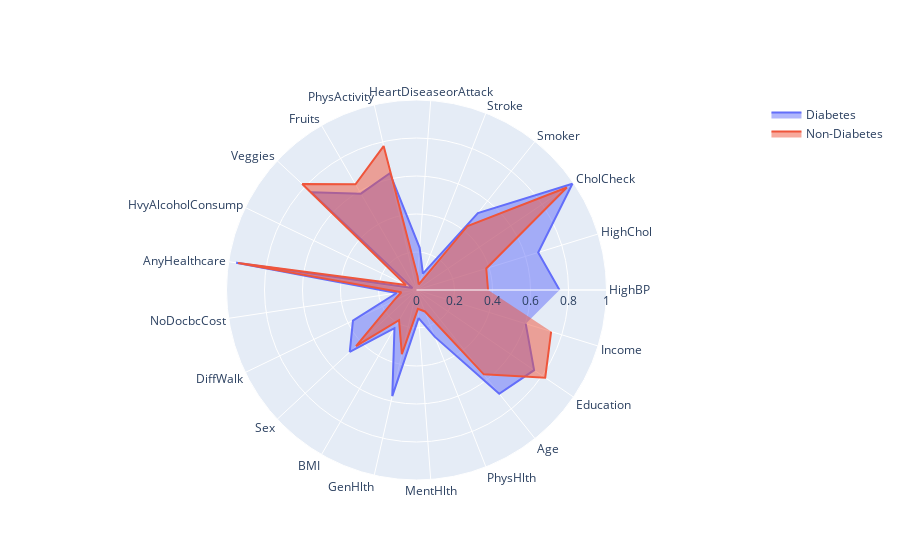

Here is the notebook cell this chart was saved with:
### Code cell
from sklearn.preprocessing import MinMaxScaler

scaler = MinMaxScaler()
df_filtered = data[binary_cols + stats_cols]
df_normalized = pd.DataFrame(scaler.fit_transform(df_filtered[stats_cols]), columns=stats_cols)
df_combined = pd.concat([data[binary_cols], df_normalized], axis=1)

mean_diabetes = df_combined[df_combined['Diabetes_binary'] == 1].mean()[1:]
mean_nondiabetes = df_combined[df_combined['Diabetes_binary'] == 0].mean()[1:]

trace1 = go.Scatterpolar(
    r=mean_diabetes,
    theta=mean_diabetes.index,
    fill='toself',
    name='Diabetes'
)

trace2 = go.Scatterpolar(
    r=mean_nondiabetes,
    theta=mean_nondiabetes.index,
    fill='toself',
    name='Non-Diabetes'
)

layout = go.Layout(
    polar=dict(
        radialaxis=dict(
            visible=True,
            range=[0, 1]
        )
    ),
    showlegend=True
)

fig = go.Figure(data=[trace1, trace2], layout=layout)
fig.show()

### Figure 1 — Plotly figure (JSON) as saved in the notebook; plotly's stock layout.template omitted (floating-point values rounded to 4 significant figures)
{"data": [{"fill": "toself", "name": "Diabetes", "r": [0.7527, 0.6701, 0.9932, 0.5182, 0.09246, 0.2229, 0.6305, 0.5854, 0.7564, 0.02354, 0.9598, 0.1059, 0.3712, 0.4791, 0.2319, 0.5727, 0.1487, 0.2651, 0.6983, 0.7491, 0.6014], "theta": ["HighBP", "HighChol", "CholCheck", "Smoker", "Stroke", "HeartDiseaseorAttack", "PhysActivity", "Fruits", "Veggies", "HvyAlcoholConsump", "AnyHealthcare", "NoDocbcCost", "DiffWalk", "Sex", "BMI", "GenHlth", "MentHlth", "PhysHlth", "Age", "Education", "Income"], "type": "scatterpolar"}, {"fill": "toself", "name": "Non-Diabetes", "r": [0.3766, 0.3843, 0.9577, 0.431, 0.03217, 0.07335, 0.7769, 0.6422, 0.8203, 0.06148, 0.9496, 0.08067, 0.1354, 0.4341, 0.1838, 0.3463, 0.09927, 0.1214, 0.5678, 0.82, 0.7415], "theta": ["HighBP", "HighChol", "CholCheck", "Smoker", "Stroke", "HeartDiseaseorAttack", "PhysActivity", "Fruits", "Veggies", "HvyAlcoholConsump", "AnyHealthcare", "NoDocbcCost", "DiffWalk", "Sex", "BMI", "GenHlth", "MentHlth", "PhysHlth", "Age", "Education", "Income"], "type": "scatterpolar"}], "layout": {"polar": {"radialaxis": {"range": [0, 1], "visible": true}}, "showlegend": true}}
